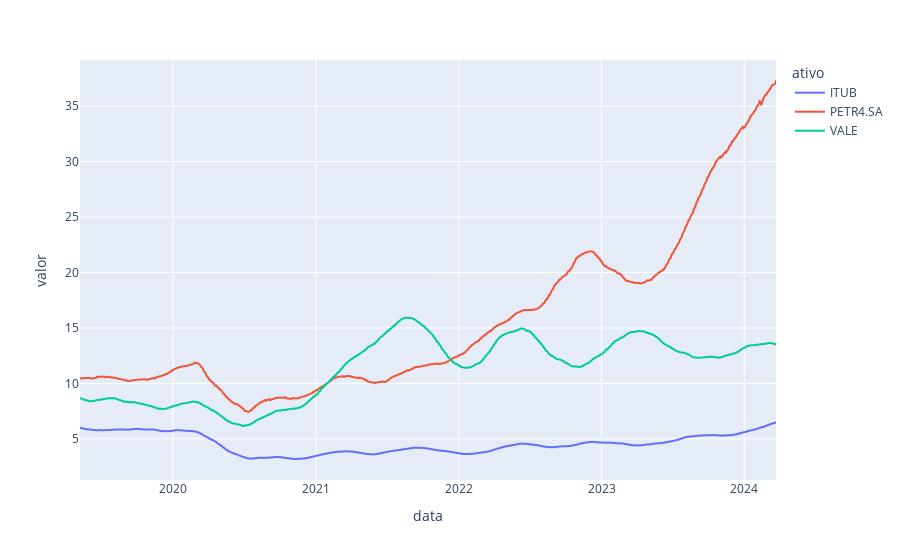

Notebook cell for this chart:
### Markdown cell above
#### 3. Monte um gráfico de linhas para as médias móveis dos ativos da sua base

### Code cell
df_mm = df_adj.stack().reset_index()
df_mm.columns= ['data', 'ativo', 'valor']

fig_mm = px.line(df_mm, x='data', y='valor', color='ativo')
fig_mm.write_image('media_movel.png')
fig_mm.show()

### Figure 1 — Plotly figure (JSON) as saved in the notebook; plotly's stock layout.template omitted (floating-point values rounded to 4 significant figures; data arrays with more than 128 entries replaced by an {"elided": "..."} marker saying what was removed)
{"data": [{"hovertemplate": "ativo=ITUB<br>data=%{x}<br>valor=%{y}<extra></extra>", "legendgroup": "ITUB", "line": {"color": "#636efa", "dash": "solid"}, "marker": {"symbol": "circle"}, "mode": "lines", "name": "ITUB", "showlegend": true, "type": "scattergl", "x": {"elided": "1259 str values"}, "xaxis": "x", "y": {"elided": "1259 float values"}, "yaxis": "y"}, {"hovertemplate": "ativo=PETR4.SA<br>data=%{x}<br>valor=%{y}<extra></extra>", "legendgroup": "PETR4.SA", "line": {"color": "#EF553B", "dash": "solid"}, "marker": {"symbol": "circle"}, "mode": "lines", "name": "PETR4.SA", "showlegend": true, "type": "scattergl", "x": {"elided": "1259 str values"}, "xaxis": "x", "y": {"elided": "1259 float values"}, "yaxis": "y"}, {"hovertemplate": "ativo=VALE<br>data=%{x}<br>valor=%{y}<extra></extra>", "legendgroup": "VALE", "line": {"color": "#00cc96", "dash": "solid"}, "marker": {"symbol": "circle"}, "mode": "lines", "name": "VALE", "showlegend": true, "type": "scattergl", "x": {"elided": "1259 str values"}, "xaxis": "x", "y": {"elided": "1259 float values"}, "yaxis": "y"}], "layout": {"legend": {"title": {"text": "ativo"}, "tracegroupgap": 0}, "margin": {"t": 60}, "xaxis": {"anchor": "y", "domain": [0, 1], "title": {"text": "data"}}, "yaxis": {"anchor": "x", "domain": [0, 1], "title": {"text": "valor"}}}}
